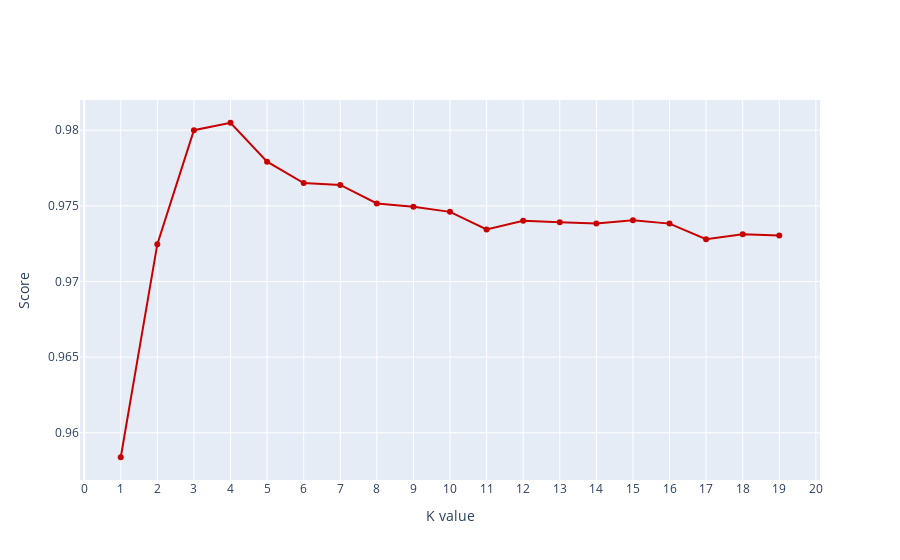

Source (notebook cell):
### Code cell
trace0 = go.Scatter(
    y = score,
    x = np.arange(1,len(score)+1), 
    mode = 'lines+markers', 
    marker = dict(
        color = 'rgb(200, 0, 0)'
    )
)
layout = go.Layout(
    title = '', 
    xaxis = dict(
        title = 'K value', 
        tickmode = 'linear'
    ),
    yaxis = dict(
        title = 'Score',
#         range = [0, 10000]
    )
)
fig = go.Figure(data = [trace0], layout = layout)
iplot(fig, filename='basic-line')

### Figure 1 — Plotly figure (JSON) as saved in the notebook; plotly's stock layout.template omitted (floating-point values rounded to 4 significant figures)
{"data": [{"marker": {"color": "rgb(200, 0, 0)"}, "mode": "lines+markers", "type": "scatter", "x": [1, 2, 3, 4, 5, 6, 7, 8, 9, 10, 11, 12, 13, 14, 15, 16, 17, 18, 19], "y": [0.9584, 0.9725, 0.98, 0.9805, 0.9779, 0.9765, 0.9764, 0.9752, 0.9749, 0.9746, 0.9734, 0.974, 0.9739, 0.9738, 0.9741, 0.9738, 0.9728, 0.9731, 0.973]}], "layout": {"title": {"text": ""}, "xaxis": {"tickmode": "linear", "title": {"text": "K value"}}, "yaxis": {"title": {"text": "Score"}}}}
